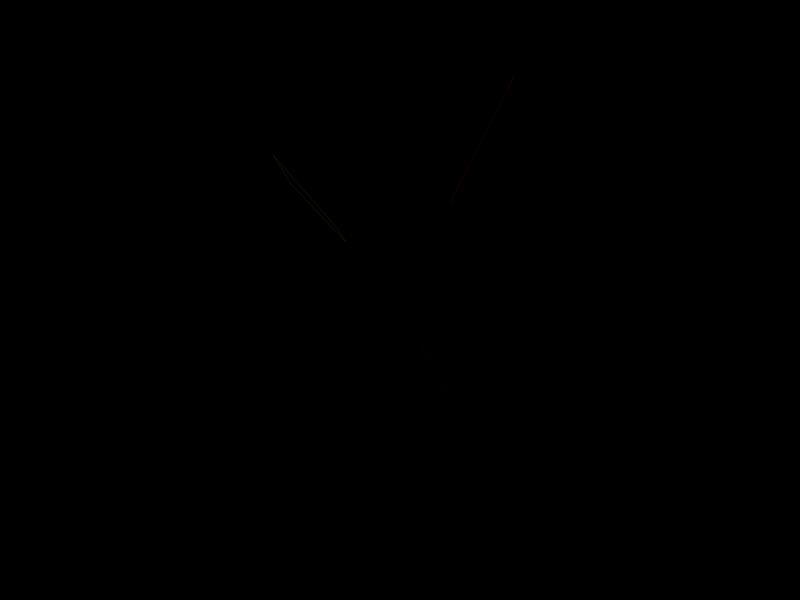
Frame 1 (no input)
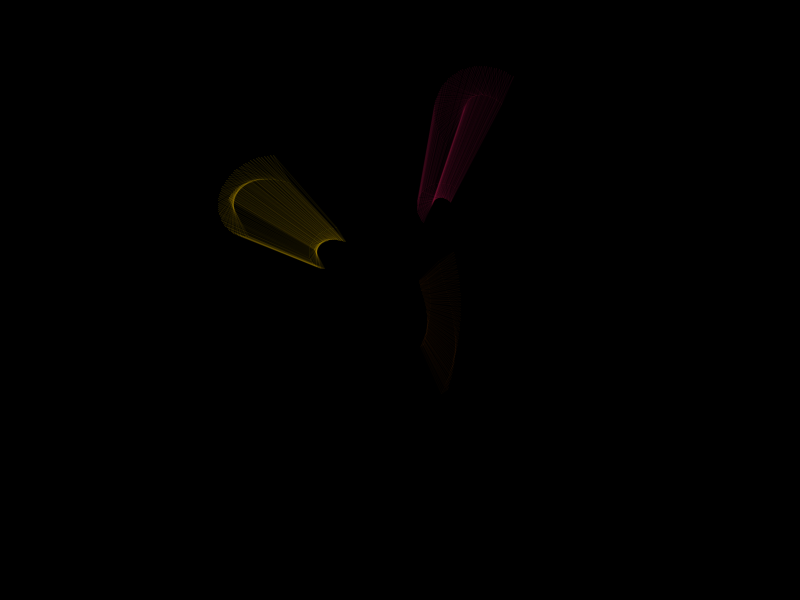
Frame 60 (the mouse pressed at the canvas centre just before this capture)
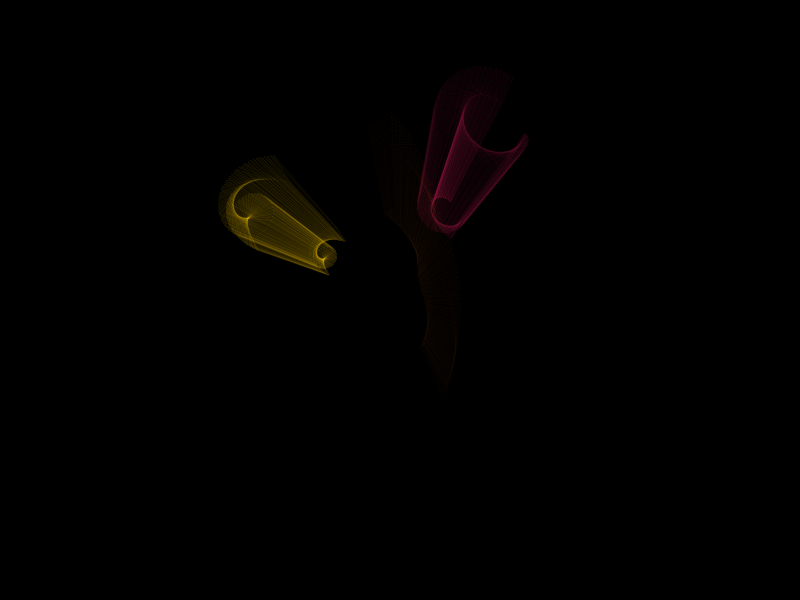
Frame 120 (the mouse held since frame 60 and released just before this capture)

The Processing sketch that drew these frames (run headless with seeded random() and noise(); from frame 60 on, the mouse is pressed at the canvas centre):

// Processing sketch: processing_151841
// ── processing_151841.pde

// Declare an ArrayList to fill with SpinningTop objects
ArrayList <SpinningTop> tops;

// Declare how many spinning tops will be used
int numberOfSpinningTops = 3;

// Declare palette array
color[] palette = {
  #BD1550, #E97F02, #F8CA00, #8A9B0F, #FCD77E, #E67747, #7D3D75, #8B6D9C, #B0B749, #BCBCBA
};



void setup() {

  // set display windows size and background colour
  size(800, 600);
  background( 0, 0, 0 );
  
  // limit number of spinning tops if greater than number of colours in palette
  if (numberOfSpinningTops > palette.length) {
    numberOfSpinningTops = palette.length;
  }
  
  // Create an empty ArrayList
  tops = new ArrayList<SpinningTop>();
  
  // Create values for ArrayList elements
  for (int i=0; i < numberOfSpinningTops; i++) {
    float x_position  = random( 100, width-100 );  // set starting x-coordinate to a random point on the screen
    float y_position  = random( 100, height-100 ); // set starting y-coordinate to a random point on the screen
    float x_direction = random( -1, 1 );           // set starting x-direction to a random value
    float y_direction = random( -1, 1 );           // set starting y-direction to a random value
    float rad_offset  = random( 200 );             // set moving hand radian offset to a random value
    color colour      = palette[i];                // select colour from pre-selected palette
    float alpha       = random( 5, 32 );              // set spinning top transparency to random value <64
    // Add one element to ArrayList
    tops.add(new SpinningTop( x_position, y_position, x_direction, y_direction, rad_offset, colour, alpha ) );
  } // end for(i)

} // end setup()



void draw() {

  // draw all spinning tops
  for (int i=0; i < tops.size (); i++) {
    tops.get(i).MoveTop();
  } // end for(i)

} // end draw()



class SpinningTop {

  // declare variables used in this object
  float x, y, dx, dy, ro, al;
  color c;

  // define how variables are initially set
  SpinningTop ( float x_position, float y_position, float x_direction, float y_direction, float rad_offset, color colour, float alpha )
  {
    x  = x_position;
    y  = y_position;
    dx = x_direction;
    dy = y_direction;
    ro = rad_offset;
    c  = colour;
    al = alpha;
  } // end of definition

  void MoveTop() {
    // calculate radius for moving hand based upon rad_offset added to frameCount 
    float rad = radians( frameCount + ro );

    // calculate new position
    this.x += this.dx;
    this.y += this.dy;

    // set up minimum and maximum values for new random direction and velocity
    float max = 1;
    float min = 0.5;

    //When the shape hits the left or right edge of the window, it reverses its direction and changes velocity
    if (this.x > width-100 || this.x < 100) {
      this.dx = this.dx > 0 ? -random(min, max) : random(min, max);
    } // end if(x)

    //When the shape hits the top or bottom edge of the window, it reverses its direction and changes velocity
    if (this.y > height-100 || this.y < 100) {
      this.dy = this.dy > 0 ? -random(min, max) : random(min, max);
    } // end if(y)

    float bx = this.x + 100 * sin(rad);
    float by = this.y + 100 * cos(rad);

    float radius = 100 * sin(rad*0.1);
    float handX = bx + radius * sin(rad*3);
    float handY = by + radius * cos(rad*3);

    // draw line    
    stroke(this.c, this.al);

    // calculations for a scale model of line coordinates
    float HALF_WIDTH      = width/2;
    float HALF_HEIGHT     = height/2;
    float scale           = 2; //
    float scaled_bx       = bx / scale;
    float scaled_by       = by / scale;
    float scaled_handX    = handX / scale;
    float scaled_handY    = handY / scale;
    // if scale is 2 (i.e 1/2 of the original) then x offset equals 1/4 (i.e. 1/2 /2) from middle of screen
    float scaled_x_offset = HALF_WIDTH - (width/(scale*2)); 
    // if scale is 2 (i.e 1/2 of the original) then y offset equals 1/4 (i.e. 1/2 /2) from middle of screen
    float scaled_y_offset = HALF_HEIGHT - (height/(scale*2));

    // original line() command
    line(bx, by, handX, handY);
    // scaled down and centred version of the original command
    line(scaled_x_offset+scaled_bx, scaled_y_offset+scaled_by, scaled_x_offset+scaled_handX, scaled_y_offset+scaled_handY);

    // draw a line between bx,by and the scaled down centred versions
    line(bx, by, scaled_x_offset+scaled_bx, scaled_y_offset+scaled_by);
    // draw a line between handX,handY and the scaled down centred versions
    line(handX, handY, scaled_x_offset+scaled_handX, scaled_y_offset+scaled_handY);

  } // end MoveTop()

} // end of class SpinningTop
